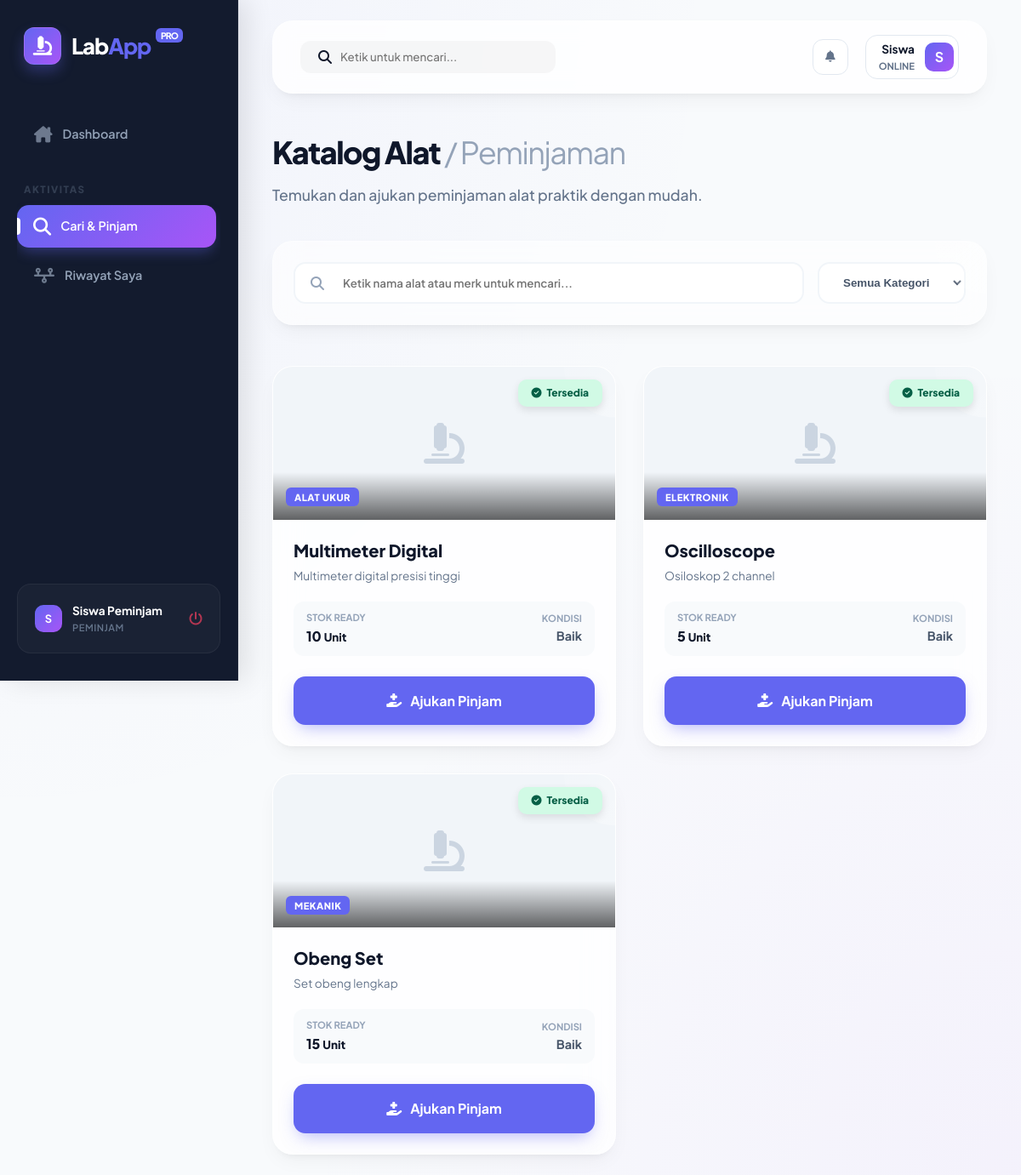
The app's page /public/alat/daftar (signed in) with its own data.
### tables this page shows
CREATE TABLE `alat` (
  `id_alat` int(11) NOT NULL AUTO_INCREMENT,
  `nama_alat` varchar(100) NOT NULL,
  `id_kategori` int(11) NOT NULL,
  `stok` int(11) NOT NULL,
  `kondisi` varchar(50) NOT NULL,
  `deskripsi` text,
  `gambar` varchar(255) DEFAULT 'default.png',
  PRIMARY KEY (`id_alat`),
  KEY `id_kategori` (`id_kategori`),
  CONSTRAINT `fk_alat_kategori` FOREIGN KEY (`id_kategori`) REFERENCES `kategori` (`id_kategori`) ON UPDATE CASCADE
);

CREATE TABLE `kategori` (
  `id_kategori` int(11) NOT NULL AUTO_INCREMENT,
  `nama_kategori` varchar(50) NOT NULL,
  PRIMARY KEY (`id_kategori`)
);

### app/core/Controller.php (called while the page is built, shortened)
<?php
class Controller {
    public function view($view, $data = []) {
        require_once '../app/views/' . $view . '.php';
    }
    public function model($model) {
        return new $model;
    }
}

### app/controllers/Alat.php (called while the page is built, shortened)
<?php
class Alat extends Controller {
    public function daftar() {
        $data['judul'] = 'Daftar Alat (Peminjam)';
        $data['alat'] = $this->model('Alat_model')->getAllAlat();
        $data['kategori'] = $this->model('Kategori_model')->getAllKategori();
        $this->view('alat/daftar', $data);
    }
}

### app/core/App.php (called while the page is built, shortened)
<?php
class App {
    protected $method = 'index';
    protected $params = [];
    public function __construct() {
        $url = $this->parseURL();
        if(isset($url[0])) {
            if(file_exists('../app/controllers/' . ucfirst($url[0]) . '.php')) {
                unset($url[0]);
            }
        }
        $this->controller = new $this->controller;
        if(isset($url[1])) {
            if(method_exists($this->controller, $url[1])) {
                $this->method = $url[1];
            }
        }
        call_user_func_array([$this->controller, $this->method], $this->params);
    }
    public function parseURL() {
        if(isset($_GET['url'])) {
            $url = rtrim($_GET['url'], '/');
            $url = filter_var($url, FILTER_SANITIZE_URL);
            $url = explode('/', $url);
            return $url;
        }
    }
}

### public/index.php (called while the page is built, shortened)
<?php
$app = new App;

### app/core/Database.php (called while the page is built, shortened)
<?php
class Database {
    private $host = DB_HOST;
    private $user = DB_USER;
    private $pass = DB_PASS;
    private $db_name = DB_NAME;
    private $dbh;
    private $stmt;
    public function __construct() {
        $dsn = 'mysql:host=' . $this->host . ';dbname=' . $this->db_name;
        $option = [
            PDO::ATTR_PERSISTENT => true,
            PDO::ATTR_ERRMODE => PDO::ERRMODE_EXCEPTION
        ];
        try {
            $this->dbh = new PDO($dsn, $this->user, $this->pass, $option);
        } catch(PDOException $e) {
            die($e->getMessage());
        }
    }
    public function query($query) {
        $this->stmt = $this->dbh->prepare($query);
    }
    public function execute() {
        $this->stmt->execute();
    }
    public function resultSet() {
        $this->execute();
        return $this->stmt->fetchAll(PDO::FETCH_ASSOC);
    }
}

### app/models/Alat_model.php (called while the page is built, shortened)
<?php
class Alat_model {
    private $table = 'alat';
    private $db;
    public function __construct() {
        $this->db = new Database;
    }
    public function getAllAlat() {
        $this->db->query('SELECT alat.*, kategori.nama_kategori FROM ' . $this->table . ' JOIN kategori ON alat.id_kategori = kategori.id_kategori');
        return $this->db->resultSet();
    }
}

### app/views/alat/daftar.php (the view, shortened to what this page needs)
<div style="display: flex; justify-content: space-between; align-items: center; margin-bottom: 2.5rem;">
    <div>
        <h1 style="font-size: 2.25rem; font-weight: 800; color: var(--dark); letter-spacing: -1.5px; margin-bottom: 0.5rem;">
            Katalog Alat <span style="font-weight: 400; color: #94a3b8;">/ Peminjaman</span>
        </h1>
        <p style="color: #64748b; font-weight: 500; font-size: 1.1rem;">Temukan dan ajukan peminjaman alat praktik dengan mudah.</p>
    </div>
</div>
<div class="glass-card" style="padding: 1.5rem; margin-bottom: 3rem; display: flex; gap: 1rem; align-items: center; background: rgba(255,255,255,0.6);">
    <div style="flex: 1; position: relative;">
        <i class="fas fa-search" style="position: absolute; left: 1.25rem; top: 50%; transform: translateY(-50%); color: #94a3b8;"></i>
        <input type="text" placeholder="Ketik nama alat atau merk untuk mencari..."
               style="width: 100%; padding: 0.85rem 1rem 0.85rem 3.5rem; border-radius: 14px; border: 2px solid #f1f5f9; outline: none; transition: 0.3s; font-family: inherit; font-weight: 600;">
    </div>
    <select style="padding: 0.85rem 1.5rem; border-radius: 14px; border: 2px solid #f1f5f9; outline: none; background: white; font-weight: 600; color: #475569;">
        <option>Semua Kategori</option>
    </select>
</div>
<div style="display: grid; grid-template-columns: repeat(auto-fill, minmax(280px, 1fr)); gap: 2rem;">
    <?php foreach($data['alat'] as $al) : ?>
    <div class="glass-card" style="padding: 0; overflow: hidden; display: flex; flex-direction: column; transition: transform 0.3s ease;">
        <div style="height: 180px; background: #f1f5f9; position: relative; overflow: hidden;">
            <div style="position: absolute; top: 15px; right: 15px; z-index: 10;">
                <span class="status-badge <?= ($al['stok'] > 0) ? 'badge-success' : 'badge-danger'; ?>" style="box-shadow: 0 4px 10px rgba(0,0,0,0.1);">
                    <?= ($al['stok'] > 0) ? '<i class="fas fa-check-circle"></i> Tersedia' : '<i class="fas fa-times-circle"></i> Habis'; ?>
                </span>
            </div>
            <?php if($al['gambar'] && $al['gambar'] != 'default.png') : ?>
                <img src="<?= BASEURL; ?>/img/alat/<?= $al['gambar']; ?>" style="width: 100%; height: 100%; object-fit: cover;">
            <?php else : ?>
                <div style="width: 100%; height: 100%; display: flex; align-items: center; justify-content: center; color: #cbd5e1; font-size: 3rem;">
                    <i class="fas fa-microscope"></i>
                </div>
            <?php endif; ?>
            <div style="position: absolute; bottom: 0; left: 0; right: 0; padding: 15px; background: linear-gradient(transparent, rgba(0,0,0,0.6));">
                <span style="font-size: 0.7rem; font-weight: 800; color: white; background: var(--primary); padding: 4px 10px; border-radius: 6px; text-transform: uppercase; letter-spacing: 0.5px;">
                    <?= $al['nama_kategori']; ?>
                </span>
            </div>
        </div>
        <div style="padding: 1.5rem; flex: 1; display: flex; flex-direction: column;">
            <h3 style="font-weight: 800; font-size: 1.25rem; color: var(--dark); margin-bottom: 0.5rem; line-height: 1.2;"><?= $al['nama_alat']; ?></h3>
            <p style="color: #64748b; font-size: 0.85rem; line-height: 1.5; margin-bottom: 1.25rem; flex: 1;">
                <?= (strlen($al['deskripsi']) > 80) ? substr($al['deskripsi'], 0, 80) . '...' : $al['deskripsi']; ?>
            </p>
            <div style="display: flex; justify-content: space-between; align-items: center; margin-bottom: 1.5rem; background: #f8fafc; padding: 10px 15px; border-radius: 12px;">
                <div>
                    <div style="font-size: 0.7rem; color: #94a3b8; font-weight: 700; text-transform: uppercase;">Stok Ready</div>
                    <div style="font-weight: 800; color: <?= ($al['stok'] > 0) ? 'var(--dark)' : 'var(--danger)'; ?>;"><?= $al['stok']; ?> <small>Unit</small></div>
                </div>
                <div style="text-align: right;">
                    <div style="font-size: 0.7rem; color: #94a3b8; font-weight: 700; text-transform: uppercase;">Kondisi</div>
                    <div style="font-weight: 700; color: #475569; font-size: 0.9rem;"><?= $al['kondisi']; ?></div>
                </div>
            </div>
            <?php if($al['stok'] > 0) : ?>
                <a href="<?= BASEURL; ?>/peminjaman/ajukan/<?= $al['id_alat']; ?>" class="modern-btn btn-glass-primary" style="width: 100%; justify-content: center; padding: 1rem;">
                    <i class="fas fa-hand-holding-medical"></i> Ajukan Pinjam
                </a>
            <?php else : ?>
                <button class="modern-btn" disabled style="width: 100%; justify-content: center; background: #e2e8f0; color: #94a3b8; cursor: not-allowed;">
                    Stok Tidak Tersedia
                </button>
            <?php endif; ?>
        </div>
    </div>
    <?php endforeach; ?>
</div>

### public/css/style.css (style rules this page uses)
:root { --primary: #6366f1; --primary-glow: rgba(99, 102, 241, 0.4); --secondary: #a855f7; --accent: #f43f5e; --success: #10b981; --warning: #f59e0b; --danger: #ef4444; --dark: #0f172a; --background: #f8fafc; --surface: rgba(255, 255, 255, 0.8); --sidebar-width: 280px; --radius-xl: 24px; --radius-lg: 16px; --shadow-soft: 0 10px 25px -5px rgba(0, 0, 0, 0.05), 0 8px 10px -6px rgba(0, 0, 0, 0.05); --shadow-bold: 0 20px 25px -5px rgba(0, 0, 0, 0.1), 0 8px 10px -6px rgba(0, 0, 0, 0.1); --transition: all 0.4s cubic-bezier(0.16, 1, 0.3, 1); }
* { margin: 0; padding: 0; box-sizing: border-box; }
body { font-family: 'Plus Jakarta Sans', sans-serif; background-color: var(--background); color: var(--dark); line-height: 1.6; overflow-x: hidden; background-image: radial-gradient(at 0% 0%, rgba(99, 102, 241, 0.05) 0px, transparent 50%), radial-gradient(at 100% 100%, rgba(168, 85, 247, 0.05) 0px, transparent 50%); }
.glass-card { background: var(--surface); backdrop-filter: blur(16px); border: 1px solid rgba(255, 255, 255, 0.4); border-radius: var(--radius-xl); padding: 1.75rem; box-shadow: var(--shadow-soft); transition: var(--transition); animation: fadeInUp 0.8s ease-out forwards; position: relative; overflow: hidden; }
.glass-card::after { content: ''; position: absolute; top: 0; right: 0; width: 120px; height: 120px; background: linear-gradient(135deg, transparent, rgba(255, 255, 255, 0.4)); clip-path: circle(50% at 100% 0); }
.modern-btn { padding: 0.8rem 1.75rem; border-radius: 14px; font-weight: 700; text-decoration: none; display: inline-flex; align-items: center; gap: 10px; transition: var(--transition); border: none; cursor: pointer; font-family: inherit; }
.btn-glass-primary { background: var(--primary); color: white; box-shadow: 0 8px 20px -6px rgba(99, 102, 241, 0.5); }
.status-badge { padding: 0.4rem 1rem; border-radius: 10px; font-size: 0.75rem; font-weight: 800; display: inline-flex; align-items: center; gap: 6px; }
.badge-success { background: #d1fae5; color: #065f46; }

### records on screen
alat: shows "Tersedia", gambar "default.png" (drawn), id_kategori.nama_kategori "ALAT UKUR", nama_alat "Multimeter Digital", deskripsi "Multimeter digital presisi tinggi", stok "10", kondisi "Baik", $al['id_alat'] 1 (drawn)
alat: shows "Tersedia", gambar "default.png" (drawn), id_kategori.nama_kategori "ELEKTRONIK", nama_alat "Oscilloscope", deskripsi "Osiloskop 2 channel", stok "5", kondisi "Baik"
alat: shows "Tersedia", gambar "default.png" (drawn), id_kategori.nama_kategori "MEKANIK", nama_alat "Obeng Set", deskripsi "Set obeng lengkap", stok "15", kondisi "Baik"

### other values on screen
substr($_SESSION['user_session']['nama_lengkap'], 0, 1) "S"
$_SESSION['user_session']['nama_lengkap'] "Siswa Peminjam"
$_SESSION['user_session']['role'] "PEMINJAM"
explode(' ', $_SESSION['user_session']['nama_lengkap'])[0] "Siswa"
